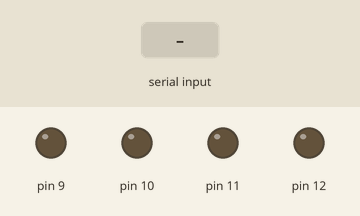
The sketch below on a simulated Arduino Uno, built with avr-gcc and run on an emulated ATmega328P. On the bench: output pins drawn as LEDs (lit = HIGH). The inputs (shaded band) are chosen by the test bench.

Above: at 1.2 s.
1.3 s: "1" received over Serial
At 2.4 s:
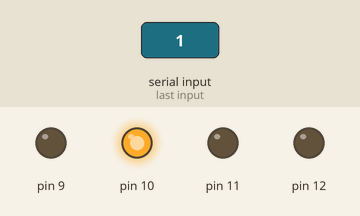
2.8 s: "3" received over Serial
At 3.5 s:
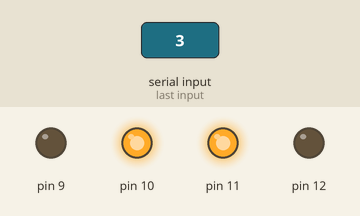
4.3 s: "0" received over Serial
At 4.7 s:
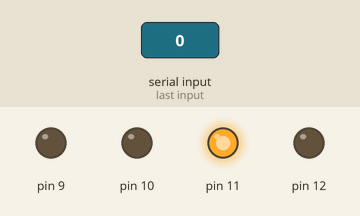
5.8 s: "5" received over Serial
At 7.0 s:
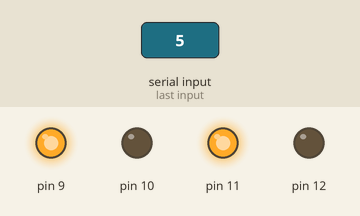
7.3 s: "4" received over Serial
At 8.2 s:
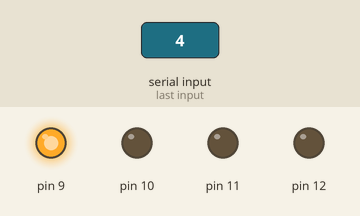
8.8 s: "7" received over Serial
At 9.3 s:
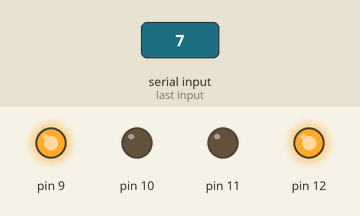
Timing chart, 0 to 11.3 s (numbered marks = the images above; inputs shaded):
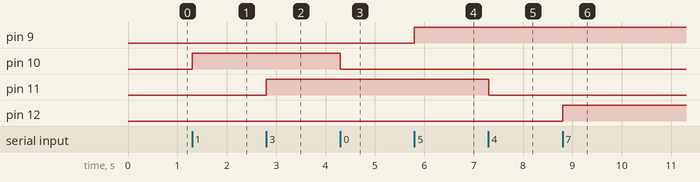

Measured:
- after the input at 1.3 s, pin 10: LOW → HIGH at once
- after the input at 2.8 s, pin 11: LOW → HIGH at once
- after the input at 4.3 s, pin 10: HIGH → LOW at once
- after the input at 5.8 s, pin 9: LOW → HIGH at once
- after the input at 7.3 s, pin 11: HIGH → LOW at once
- after the input at 8.8 s, pin 12: LOW → HIGH at once

The sketch:

Home-Automation-Arduino.ino
```cpp
void setup() {
  // put your setup code here, to run once:
  Serial.begin(9600);
  pinMode(12, OUTPUT);
  pinMode(11, OUTPUT);
  pinMode(10, OUTPUT);
  pinMode(9, OUTPUT);
  pinMode(0, INPUT);
}

void loop() {
  // put your main code here, to run repeatedly:
  pinMode(0,INPUT);
  Serial.begin(9600);
  int val, valor;
  if (Serial.available()>0) {
   char inChar = Serial.read();

   switch(inChar) {
     case '0':
       digitalWrite(10,LOW);
       delay(100);
       break;
     case '1':
       digitalWrite(10,HIGH);
       delay(100);
       break;
     case '2':
       val = analogRead(0);
       valor = val*5/1023;
       Serial.println(val);
       delay(100);
       break;
     case '3':
       digitalWrite(11,HIGH);
       delay(100);
       break;
     case '4':
       digitalWrite(11,LOW);
       delay(100);
       break;
     case '5':
       digitalWrite(9,HIGH);
       delay(100);
       break;
     case '6':
       digitalWrite(9,LOW);
       delay(100);
       break;
       case '7':
       digitalWrite(12,HIGH);
       delay(100);
       break;
     case '8':
       digitalWrite(12,LOW);
       delay(100);
       break;
   }

  }

}
```
